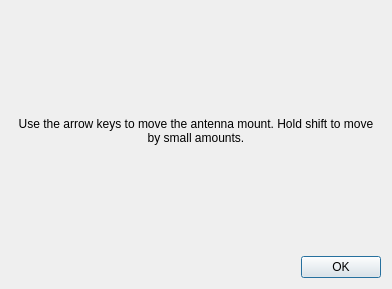
<?xml version="1.0" encoding="UTF-8"?>
<ui version="4.0">
 <class>Dialog</class>
 <widget class="QDialog" name="Dialog">
  <property name="geometry">
   <rect>
    <x>0</x>
    <y>0</y>
    <width>392</width>
    <height>289</height>
   </rect>
  </property>
  <property name="windowTitle">
   <string>Dialog</string>
  </property>
  <layout class="QVBoxLayout" name="verticalLayout_2">
   <item>
    <layout class="QVBoxLayout" name="verticalLayout">
     <item>
      <widget class="QLabel" name="label">
       <property name="text">
        <string>Use the arrow keys to move the antenna mount. Hold shift to move by small amounts.</string>
       </property>
       <property name="alignment">
        <set>Qt::AlignCenter</set>
       </property>
       <property name="wordWrap">
        <bool>true</bool>
       </property>
      </widget>
     </item>
     <item>
      <widget class="QDialogButtonBox" name="buttonBox">
       <property name="orientation">
        <enum>Qt::Horizontal</enum>
       </property>
       <property name="standardButtons">
        <set>QDialogButtonBox::Ok</set>
       </property>
      </widget>
     </item>
    </layout>
   </item>
  </layout>
 </widget>
 <resources/>
 <connections>
  <connection>
   <sender>buttonBox</sender>
   <signal>accepted()</signal>
   <receiver>Dialog</receiver>
   <slot>accept()</slot>
   <hints>
    <hint type="sourcelabel">
     <x>248</x>
     <y>254</y>
    </hint>
    <hint type="destinationlabel">
     <x>157</x>
     <y>274</y>
    </hint>
   </hints>
  </connection>
  <connection>
   <sender>buttonBox</sender>
   <signal>rejected()</signal>
   <receiver>Dialog</receiver>
   <slot>reject()</slot>
   <hints>
    <hint type="sourcelabel">
     <x>316</x>
     <y>260</y>
    </hint>
    <hint type="destinationlabel">
     <x>286</x>
     <y>274</y>
    </hint>
   </hints>
  </connection>
 </connections>
</ui>
